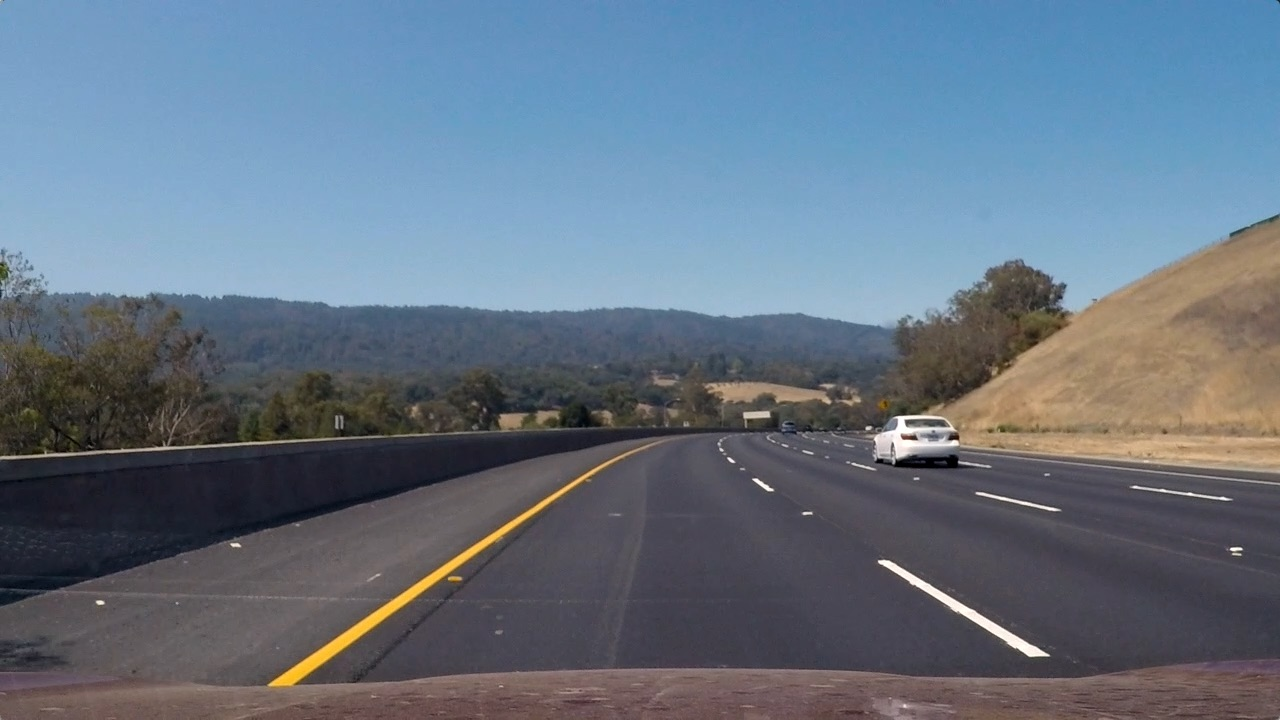
#> input picture test_img/test2.jpg, 1280 x 720 px, given as the content of the folder ./vehicles, which was not available
$ jupyter execute --allow-errors object_detection.ipynb   (older library calls are emulated)   (text cells are left out)
#> lines starting #> are read from the running program, lines starting #| are printed output that depends on the picture; pictures that were not available may be replaced by others from this repository, and a replacement may not be noted
[cell 1]
import matplotlib.image as mpimg
import matplotlib.pyplot as plt
import numpy as np
import cv2
import os
import time
import pickle
from sklearn.svm import LinearSVC
from sklearn.preprocessing import StandardScaler
from skimage.feature import hog
from sklearn.model_selection import train_test_split
from scipy.ndimage.measurements import label
from moviepy.editor import VideoFileClip
from IPython.display import HTML
from skimage.feature import hog
import random

[cell 2]
def grab_files(root):
#> called with root = './vehicles'
    dataset = []
    for path, dirs, files in os.walk(root):
        for file in files:
            if '.DS_Store' not in file:
                dataset.append(os.path.join(path, file))
    return dataset

[cell 3]
cars = grab_files("./vehicles")
notcars = grab_files("./non-vehicles")
#> in extract_features, image is the input picture: shape (720, 1280, 3); mean B, G, R 130.7, 115.3, 101.1
#> in convert_image, `feature_image = cv2.cvtColor(image, cv2.COLOR_RGB2YCrCb)`: feature_image: shape (720, 1280, 3); mean of channels 0, 1, 2 118.3, 136.8, 118.3

[cell 4]
color_space = 'YCrCb'
orient = 8
pix_per_cell = 8
cell_per_block = 2
hog_channel = 'ALL'
spatial_size = (16, 16)
hist_bins = 32
spatial_feat = True
hist_feat = True
hog_feat = True
y_start_stop = [400,700]
scale = 1.5
xy_window = (64,64)
xy_overlap = (0.85,0.85)

[cell 5]
def bin_spatial(img, size=(32, 32)):
#> called with size = (16, 16)
    color1 = cv2.resize(img[:,:,0], size).ravel()
#> color1 = 256 values, max 190 at index 101, min 20 at index 179, mean 118
    color2 = cv2.resize(img[:,:,1], size).ravel()
#> color2 = 256 values, max 157 at index 9, min 81 at index 182, mean 137.1
    color3 = cv2.resize(img[:,:,2], size).ravel()
#> color3 = 256 values, max 169 at index 182, min 90 at index 15, mean 118.1
#> in extract_features, `spatial_features = bin_spatial(feature_image, size=spatial_size)`: spatial_features = 768 values, max 190 at index 101, min 20 at index 179, mean 124.4
    return np.hstack((color1, color2, color3))

def color_hist(img, nbins=32, bins_range=(0, 256)):
#> called with nbins = 32, bins_range = (0, 256)
    channel1_hist = np.histogram(img[:,:,0], bins=nbins, range=bins_range)
    channel2_hist = np.histogram(img[:,:,1], bins=nbins, range=bins_range)
    channel3_hist = np.histogram(img[:,:,2], bins=nbins, range=bins_range)
    hist_features = np.concatenate((channel1_hist[0], channel2_hist[0], channel3_hist[0]))
#> hist_features = 96 values, max 304735 at index 48, min 0 at index 32, mean 28800
    return hist_features

def convert_image(image, cspace):

    if cspace != 'RGB':
        if cspace == 'HSV':
            feature_image = cv2.cvtColor(image, cv2.COLOR_RGB2HSV)
        elif cspace == 'LUV':
            feature_image = cv2.cvtColor(image, cv2.COLOR_RGB2LUV)
        elif cspace == 'HLS':
            feature_image = cv2.cvtColor(image, cv2.COLOR_RGB2HLS)
        elif cspace == 'YUV':
            feature_image = cv2.cvtColor(image, cv2.COLOR_RGB2YUV)
        elif cspace == 'YCrCb':
            feature_image = cv2.cvtColor(image, cv2.COLOR_RGB2YCrCb)
    else:
        feature_image = np.copy(image)

    return feature_image

[cell 6]
def get_hog_features(img, orient, pix_per_cell, cell_per_block,
                        vis=False, feature_vec=True):
    if vis == True:
        features, hog_image = hog(img, orientations=orient,
                                  pixels_per_cell=(pix_per_cell, pix_per_cell),
                                  block_norm= 'L2-Hys',
                                  cells_per_block=(cell_per_block, cell_per_block),
                                  transform_sqrt=True,
                                  visualize=vis, feature_vector=feature_vec)
        return features, hog_image
    else:
        features = hog(img, orientations=orient,
                       pixels_per_cell=(pix_per_cell, pix_per_cell),
                       cells_per_block=(cell_per_block, cell_per_block),
                       block_norm= 'L2-Hys',
                       transform_sqrt=True,
                       visualize=vis, feature_vector=feature_vec)
        return features

def single_img_features(img, color_space='YCrCb', spatial_size=(16, 16),
                        hist_bins=32, orient=8,
                        pix_per_cell=8, cell_per_block=2, hog_channel="ALL",
                        spatial_feat=True, hist_feat=True, hog_feat=True):
    img_features = []
    feature_image = convert_image(img,color_space)

    if spatial_feat == True:
        spatial_features = bin_spatial(feature_image, size=spatial_size)
        img_features.append(spatial_features)
    if hist_feat == True:
        hist_features = color_hist(feature_image, nbins=hist_bins)
        img_features.append(hist_features)
    if hog_feat == True:
        if hog_channel == 'ALL':
            hog_features = []
            for channel in range(feature_image.shape[2]):
                hog_features.extend(get_hog_features(feature_image[:,:,channel],
                                    orient, pix_per_cell, cell_per_block,
                                    vis=False, feature_vec=True))
        else:
            hog_features = get_hog_features(feature_image[:,:,hog_channel], orient,
                        pix_per_cell, cell_per_block, vis=False, feature_vec=True)
        img_features.append(hog_features)

    return np.concatenate(img_features)

def extract_features(imgs, color_space='YCrCb', spatial_size=(16,16),
                        hist_bins=32, orient=8,
                        pix_per_cell=8, cell_per_block=2, hog_channel="ALL",
                        spatial_feat=True, hist_feat=True, hog_feat=True):
    features = []
    for file in imgs:
        file_features = []
        # Read in each one by one
        image = cv2.imread(file)
        feature_image = convert_image(image,color_space)

        if spatial_feat == True:
            spatial_features = bin_spatial(feature_image, size=spatial_size)
            file_features.append(spatial_features)
        if hist_feat == True:
            hist_features = color_hist(feature_image, nbins=hist_bins)
            file_features.append(hist_features)
        if hog_feat == True:
            if hog_channel == 'ALL':
                hog_features = []
                for channel in range(feature_image.shape[2]):
                    hog_features.append(get_hog_features(feature_image[:,:,channel],
                                        orient, pix_per_cell, cell_per_block,
                                        vis=False, feature_vec=True))
#> after the loop, hog_features = 3 items
                hog_features = np.ravel(hog_features)
            else:
                hog_features = get_hog_features(feature_image[:,:,hog_channel], orient,
                            pix_per_cell, cell_per_block, vis=False, feature_vec=True)
            file_features.append(hog_features)
        features.append(np.concatenate(file_features))
    return features

[cell 7]
car_features = extract_features(cars, color_space=color_space,
                        spatial_size=spatial_size, hist_bins=hist_bins,
                        orient=orient, pix_per_cell=pix_per_cell,
                        cell_per_block=cell_per_block,
                        hog_channel=hog_channel, spatial_feat=spatial_feat,
                        hist_feat=hist_feat, hog_feat=hog_feat)
#> car_features = 1 item
notcar_features = extract_features(notcars, color_space=color_space,
                        spatial_size=spatial_size, hist_bins=hist_bins,
                        orient=orient, pix_per_cell=pix_per_cell,
                        cell_per_block=cell_per_block,
                        hog_channel=hog_channel, spatial_feat=spatial_feat,
                        hist_feat=hist_feat, hog_feat=hog_feat)
#> notcar_features = 1 item

X = np.vstack((car_features, notcar_features)).astype(np.float64)
y = np.hstack((np.ones(len(car_features)), np.zeros(len(notcar_features))))
#> y = [1, 0]

rand_state = np.random.randint(0, 100)
X_train, X_test, y_train, y_test = train_test_split(X, y, test_size=0.2, random_state=rand_state)
#> y_train = [1]; y_test = [0]

#> (a cell that did not finish here is left out)

[cell 9]
car1 = cv2.cvtColor(cv2.imread(cars[0]),cv2.COLOR_BGR2RGB)
not_car1 = cv2.cvtColor(cv2.imread(notcars[0]),cv2.COLOR_BGR2RGB)

#> (the rest of this cell did not finish here and is left out)

[cell 10]
X_scaler = StandardScaler().fit(X_train)
X_train = X_scaler.transform(X_train)
X_test = X_scaler.transform(X_test)

print('Using:',orient,'orientations',pix_per_cell,
    'pixels per cell and', cell_per_block,'cells per block')
print('Feature vector length:', len(X_train[0]))
#| Feature vector length: 1359360

svc = LinearSVC()

t=time.time()

#> (the rest of this cell did not finish here and is left out)

[cell 11]
# [5 lines left out: function draw_boxes, not called in this run]

def slide_window(img, x_start_stop=[None, None], y_start_stop=[400,700],
                    xy_window=(64, 64), xy_overlap=(0.85, 0.85)):


    x_start_stop = [0,img.shape[1]]
    if y_start_stop[0] == None:
        y_start_stop[0] = 0
    if y_start_stop[1] == None:
        y_start_stop[1] = img.shape[0]
    xspan = x_start_stop[1] - x_start_stop[0]
    yspan = y_start_stop[1] - y_start_stop[0]
    nx_pix_per_step = np.int(xy_window[0]*(1 - xy_overlap[0]))
    ny_pix_per_step = np.int(xy_window[1]*(1 - xy_overlap[1]))
    nx_buffer = np.int(xy_window[0]*(xy_overlap[0]))
    ny_buffer = np.int(xy_window[1]*(xy_overlap[1]))
    nx_windows = np.int((xspan-nx_buffer)/nx_pix_per_step)
    ny_windows = np.int((yspan-ny_buffer)/ny_pix_per_step)

    window_list = []
    for ys in range(ny_windows):
        for xs in range(nx_windows):
            # Calculate window position
            startx = xs*nx_pix_per_step + x_start_stop[0]
            endx = startx + xy_window[0]
            starty = ys*ny_pix_per_step + y_start_stop[0]
            endy = starty + xy_window[1]
            window_list.append(((startx, starty), (endx, endy)))
    return window_list

def find_cars(img, clf, scaler, color_space='YCrCb',
                    spatial_size=(16, 16), hist_bins=32,
                    hist_range=(0, 256), orient=8,
                    pix_per_cell=8, cell_per_block=2,
                    hog_channel="ALL", spatial_feat=True,
                    hist_feat=True, hog_feat=True):

    windows = slide_window(img, y_start_stop=y_start_stop, xy_window=xy_window, xy_overlap=xy_overlap)
    on_windows = []
    for window in windows:
        test_img = cv2.resize(img[window[0][1]:window[1][1], window[0][0]:window[1][0]], (64,64))
        features = single_img_features(test_img, color_space=color_space,
                            spatial_size=spatial_size, hist_bins=hist_bins,
                            orient=orient, pix_per_cell=pix_per_cell,
                            cell_per_block=cell_per_block,
                            hog_channel=hog_channel, spatial_feat=spatial_feat,
                            hist_feat=hist_feat, hog_feat=hog_feat)
        test_features = scaler.transform(np.array(features).reshape(1, -1))
        prediction = clf.predict(test_features)
        if prediction == 1:
            on_windows.append(window)
    return on_windows

[cell 12]
img = cv2.cvtColor(cv2.imread('test_img/test1.jpg'),cv2.COLOR_BGR2RGB)
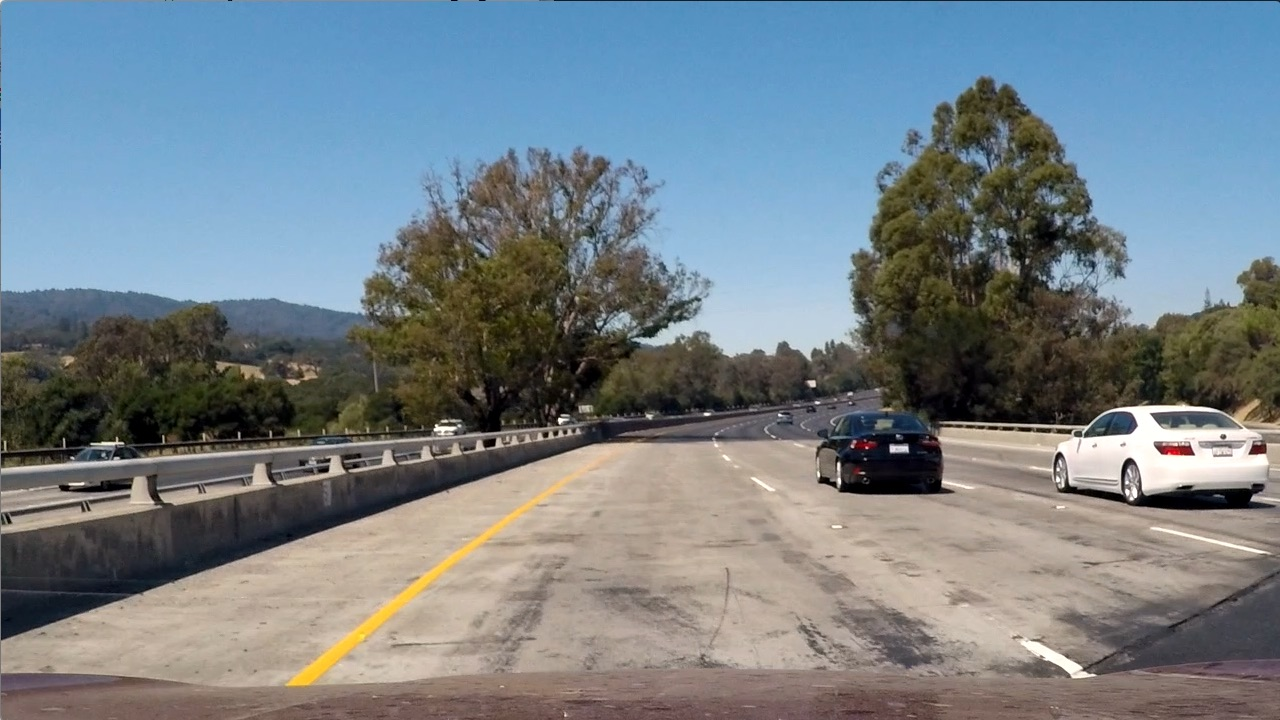
#> input picture test_img/test1.jpg, 1280 x 720 px
#> (the rest of this cell did not finish here and is left out)

#> in find_cars, `windows = slide_window(img, y_start_stop=y_start_stop, xy_window=xy_wi..`: windows = 3672 items
#> the loop in find_cars, `for window in windows:` made 1 pass
#> window on pass 1: ((0, 400), (64, 464))
#> pass 1, in find_cars, `test_img = cv2.resize(img[window[0][1]:window[1][1], window[0][0]:wind..`:
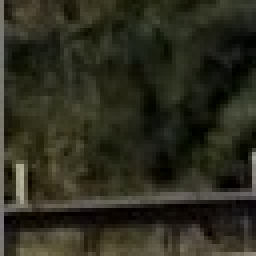
#> test_img: shape (64, 64, 3) (shown 4 times larger); mean R, G, B 44.6, 44.2, 30.7
#> after the loop in find_cars, `for window in windows:`: on_windows = []
out_img = draw_boxes(image, car_loc)
plt.imshow(out_img)

[cell 13]
# [4 lines left out: function add_heat, not called in this run]

def apply_threshold(heatmap, threshold):
    heatmap[heatmap <= threshold] = 0
    return heatmap

# [17 lines left out: functions draw_labeled_bboxes, heat_pipeline, not called in this run]

[cell 14]
def vis_img(img):

    car_loc = find_cars(img, svc, X_scaler, color_space=color_space,
                            spatial_size=spatial_size, hist_bins=hist_bins,
                            orient=orient, pix_per_cell=pix_per_cell,
                            cell_per_block=cell_per_block,
                            hog_channel=hog_channel, spatial_feat=spatial_feat,
                            hist_feat=hist_feat, hog_feat=hog_feat)
    heatmap, labels = heat_pipeline(img,car_loc)
    draw_img = draw_labeled_bboxes(np.copy(img), labels)

    f, (ax1, ax2) = plt.subplots(1, 2, figsize=(24, 9))
    ax1.imshow(draw_img)
    ax2.imshow(heatmap, cmap='hot')
    plt.show()

[cell 15]
img = cv2.cvtColor(cv2.imread('test_img/test1.jpg'),cv2.COLOR_BGR2RGB)
#> (the rest of this cell did not finish here and is left out)

[cell 16]
def hog_sub_find_cars(img, color_space, ystart, ystop, scale, svc, X_scaler, orient, pix_per_cell, cell_per_block, spatial_size, hist_bins, window):

#> called with color_space = 'YCrCb', ystart = 400, ystop = 550, scale = 1.5, orient = 8, pix_per_cell = 8, cell_per_block = 2, spatial_size = (16, 16)
    draw_img = np.copy(img)

    img_tosearch = img[ystart:ystop,:,:]
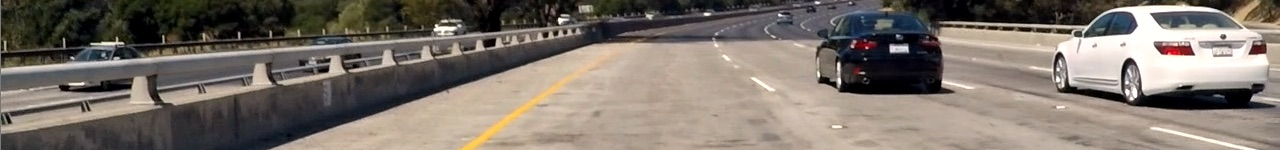
#> img_tosearch: shape (150, 1280, 3); mean R, G, B 123.9, 115, 106.7

    if color_space != 'RGB':
        ctrans_tosearch = convert_image(img_tosearch,color_space)
#> in convert_image (call 5), `feature_image = cv2.cvtColor(image, cv2.COLOR_RGB2YCrCb)`: feature_image: shape (150, 1280, 3); mean of channels 0, 1, 2 116.7, 133.2, 122.3
    else:
        ctrans_tosearch = np.copy(img_tosearch)

    if scale != 1:
        imshape = ctrans_tosearch.shape
#> imshape = (150, 1280, 3)
        ctrans_tosearch = cv2.resize(ctrans_tosearch, (np.int(imshape[1]/scale), np.int(imshape[0]/scale)))
#> ctrans_tosearch: shape (100, 853, 3); mean of channels 0, 1, 2 116.6, 133.1, 122.3

    ch1 = ctrans_tosearch[:,:,0]
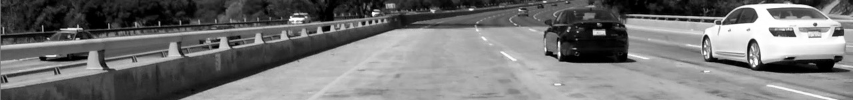
#> ch1: shape (100, 853); min 0, max 255, mean 116.6
    ch2 = ctrans_tosearch[:,:,1]
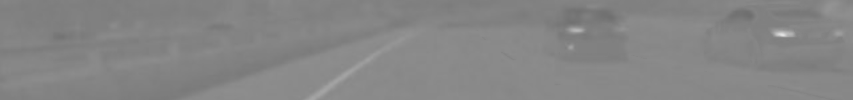
#> ch2: shape (100, 853); min 111, max 226, mean 133.1
    ch3 = ctrans_tosearch[:,:,2]
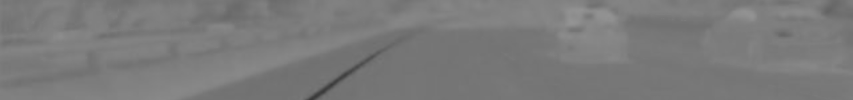
#> ch3: shape (100, 853); min 55, max 148, mean 122.3

    nxblocks = (ch1.shape[1] // pix_per_cell) - cell_per_block + 1
#> nxblocks = 105
    nyblocks = (ch1.shape[0] // pix_per_cell) - cell_per_block + 1
#> nyblocks = 11
    nfeat_per_block = orient*cell_per_block**2

    window = 64
    nblocks_per_window = (window // pix_per_cell) - cell_per_block + 1
    cells_per_step = 1  # Instead of overlap, define how many cells to step
    nxsteps = (nxblocks - nblocks_per_window) // cells_per_step
#> nxsteps = 98
    nysteps = (nyblocks - nblocks_per_window) // cells_per_step
#> nysteps = 4

    hog1 = get_hog_features(ch1, orient, pix_per_cell, cell_per_block, feature_vec=False)
    hog2 = get_hog_features(ch2, orient, pix_per_cell, cell_per_block, feature_vec=False)
    hog3 = get_hog_features(ch3, orient, pix_per_cell, cell_per_block, feature_vec=False)

    car_windows=[]
    for xb in range(nxsteps):
        for yb in range(nysteps):
            ypos = yb*cells_per_step
            xpos = xb*cells_per_step

            hog_feat1 = hog1[ypos:ypos+nblocks_per_window, xpos:xpos+nblocks_per_window].ravel()
            hog_feat2 = hog2[ypos:ypos+nblocks_per_window, xpos:xpos+nblocks_per_window].ravel()
            hog_feat3 = hog3[ypos:ypos+nblocks_per_window, xpos:xpos+nblocks_per_window].ravel()
            hog_features = np.hstack((hog_feat1, hog_feat2, hog_feat3))

            xleft = xpos*pix_per_cell
            ytop = ypos*pix_per_cell

            subimg = cv2.resize(ctrans_tosearch[ytop:ytop+window, xleft:xleft+window], (64,64))

            spatial_features = bin_spatial(subimg, size=spatial_size)
            hist_features = color_hist(subimg, nbins=hist_bins)

            test_features = X_scaler.transform(np.hstack((spatial_features, hist_features, hog_features)).reshape(1, -1))
            test_prediction = svc.predict(test_features)

            if test_prediction == 1:
                xbox_left = np.int(xleft*scale)
                ytop_draw = np.int(ytop*scale)
                win_draw = np.int(window*scale)
                cv2.rectangle(draw_img,(xbox_left, ytop_draw+ystart),(xbox_left+win_draw,ytop_draw+win_draw+ystart),(0,0,255),6)
                car_windows.append(((xbox_left, ytop_draw+ystart),(xbox_left+win_draw,ytop_draw+win_draw+ystart)))
#> subimg: shape (64, 64, 3); mean of channels 0, 1, 2 67.4, 129, 124.1
#> after the loop, car_windows = []

    return car_windows

[cell 17]
read_img = mpimg.imread('test_img/test1.jpg')
#> (the rest of this cell did not finish here and is left out)

[cell 18]
# [10 lines left out: function process_img, not called in this run]

[cell 19]
# [7 lines left out: function process_img, not called in this run]

[cell 20]
output_vid = 'final_tracker4.mp4'
#> output_vid = 'final_tracker4.mp4'
input_vid = 'project_video.mp4'
# input_vid = 'lane_tracker.mp4'

#> (the rest of this cell did not finish here and is left out)
